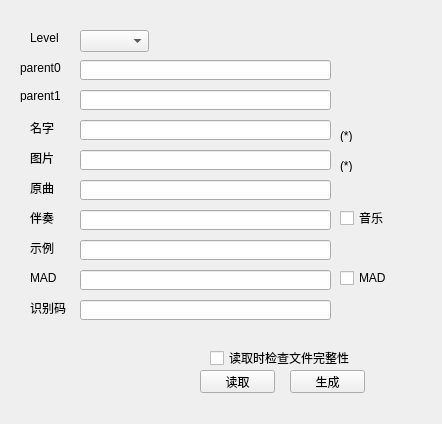
<?xml version="1.0" encoding="UTF-8"?>
<ui version="4.0">
 <class>Widget</class>
 <widget class="QWidget" name="Widget">
  <property name="geometry">
   <rect>
    <x>0</x>
    <y>0</y>
    <width>442</width>
    <height>424</height>
   </rect>
  </property>
  <property name="acceptDrops">
   <bool>true</bool>
  </property>
  <property name="windowTitle">
   <string>Widget</string>
  </property>
  <widget class="MeansLineEdit" name="ImageEdit">
   <property name="geometry">
    <rect>
     <x>80</x>
     <y>150</y>
     <width>251</width>
     <height>20</height>
    </rect>
   </property>
   <property name="acceptDrops">
    <bool>false</bool>
   </property>
  </widget>
  <widget class="MeansLineEdit" name="VideoEdit">
   <property name="geometry">
    <rect>
     <x>80</x>
     <y>270</y>
     <width>251</width>
     <height>20</height>
    </rect>
   </property>
   <property name="acceptDrops">
    <bool>false</bool>
   </property>
  </widget>
  <widget class="MeansLineEdit" name="MusicEdit1">
   <property name="geometry">
    <rect>
     <x>80</x>
     <y>180</y>
     <width>251</width>
     <height>20</height>
    </rect>
   </property>
   <property name="acceptDrops">
    <bool>false</bool>
   </property>
   <property name="readOnly">
    <bool>false</bool>
   </property>
   <property name="clearButtonEnabled">
    <bool>false</bool>
   </property>
  </widget>
  <widget class="MeansLineEdit" name="MusicEdit2">
   <property name="geometry">
    <rect>
     <x>80</x>
     <y>210</y>
     <width>251</width>
     <height>20</height>
    </rect>
   </property>
   <property name="acceptDrops">
    <bool>false</bool>
   </property>
  </widget>
  <widget class="MeansLineEdit" name="MusicEdit3">
   <property name="geometry">
    <rect>
     <x>80</x>
     <y>240</y>
     <width>251</width>
     <height>20</height>
    </rect>
   </property>
   <property name="acceptDrops">
    <bool>false</bool>
   </property>
  </widget>
  <widget class="QLabel" name="label">
   <property name="geometry">
    <rect>
     <x>30</x>
     <y>150</y>
     <width>41</width>
     <height>16</height>
    </rect>
   </property>
   <property name="text">
    <string>图片</string>
   </property>
  </widget>
  <widget class="QLabel" name="label_2">
   <property name="geometry">
    <rect>
     <x>30</x>
     <y>180</y>
     <width>41</width>
     <height>16</height>
    </rect>
   </property>
   <property name="text">
    <string>原曲</string>
   </property>
  </widget>
  <widget class="QLabel" name="label_3">
   <property name="geometry">
    <rect>
     <x>30</x>
     <y>210</y>
     <width>31</width>
     <height>16</height>
    </rect>
   </property>
   <property name="text">
    <string>伴奏</string>
   </property>
  </widget>
  <widget class="QLabel" name="label_4">
   <property name="geometry">
    <rect>
     <x>30</x>
     <y>240</y>
     <width>31</width>
     <height>16</height>
    </rect>
   </property>
   <property name="text">
    <string>示例</string>
   </property>
  </widget>
  <widget class="QLabel" name="label_5">
   <property name="geometry">
    <rect>
     <x>30</x>
     <y>270</y>
     <width>31</width>
     <height>16</height>
    </rect>
   </property>
   <property name="text">
    <string>MAD</string>
   </property>
  </widget>
  <widget class="QCheckBox" name="MusicCheck">
   <property name="geometry">
    <rect>
     <x>340</x>
     <y>210</y>
     <width>71</width>
     <height>16</height>
    </rect>
   </property>
   <property name="text">
    <string>音乐</string>
   </property>
   <property name="checked">
    <bool>false</bool>
   </property>
  </widget>
  <widget class="QCheckBox" name="VideoCheck">
   <property name="geometry">
    <rect>
     <x>340</x>
     <y>270</y>
     <width>71</width>
     <height>16</height>
    </rect>
   </property>
   <property name="text">
    <string>MAD</string>
   </property>
   <property name="checked">
    <bool>false</bool>
   </property>
  </widget>
  <widget class="QPushButton" name="OkButton">
   <property name="geometry">
    <rect>
     <x>290</x>
     <y>370</y>
     <width>75</width>
     <height>23</height>
    </rect>
   </property>
   <property name="text">
    <string>生成</string>
   </property>
  </widget>
  <widget class="QLabel" name="label_6">
   <property name="geometry">
    <rect>
     <x>30</x>
     <y>120</y>
     <width>31</width>
     <height>16</height>
    </rect>
   </property>
   <property name="text">
    <string>名字</string>
   </property>
  </widget>
  <widget class="QLineEdit" name="NameEdit">
   <property name="geometry">
    <rect>
     <x>80</x>
     <y>120</y>
     <width>251</width>
     <height>20</height>
    </rect>
   </property>
   <property name="acceptDrops">
    <bool>false</bool>
   </property>
  </widget>
  <widget class="QLabel" name="label_7">
   <property name="geometry">
    <rect>
     <x>340</x>
     <y>130</y>
     <width>54</width>
     <height>12</height>
    </rect>
   </property>
   <property name="text">
    <string>(*)</string>
   </property>
  </widget>
  <widget class="QLabel" name="label_8">
   <property name="geometry">
    <rect>
     <x>340</x>
     <y>160</y>
     <width>54</width>
     <height>12</height>
    </rect>
   </property>
   <property name="text">
    <string>(*)</string>
   </property>
  </widget>
  <widget class="QLabel" name="label_9">
   <property name="geometry">
    <rect>
     <x>30</x>
     <y>300</y>
     <width>41</width>
     <height>16</height>
    </rect>
   </property>
   <property name="text">
    <string>识别码</string>
   </property>
  </widget>
  <widget class="QLineEdit" name="CodeEdit">
   <property name="geometry">
    <rect>
     <x>80</x>
     <y>300</y>
     <width>251</width>
     <height>20</height>
    </rect>
   </property>
   <property name="acceptDrops">
    <bool>false</bool>
   </property>
   <property name="readOnly">
    <bool>true</bool>
   </property>
  </widget>
  <widget class="QComboBox" name="LevelBox">
   <property name="geometry">
    <rect>
     <x>80</x>
     <y>30</y>
     <width>69</width>
     <height>22</height>
    </rect>
   </property>
  </widget>
  <widget class="QLabel" name="label_10">
   <property name="geometry">
    <rect>
     <x>30</x>
     <y>30</y>
     <width>41</width>
     <height>16</height>
    </rect>
   </property>
   <property name="text">
    <string>Level</string>
   </property>
  </widget>
  <widget class="QLabel" name="label_11">
   <property name="geometry">
    <rect>
     <x>20</x>
     <y>60</y>
     <width>51</width>
     <height>16</height>
    </rect>
   </property>
   <property name="text">
    <string>parent0</string>
   </property>
  </widget>
  <widget class="QLabel" name="label_12">
   <property name="geometry">
    <rect>
     <x>20</x>
     <y>90</y>
     <width>54</width>
     <height>12</height>
    </rect>
   </property>
   <property name="text">
    <string>parent1</string>
   </property>
  </widget>
  <widget class="QLineEdit" name="Parent0Edit">
   <property name="geometry">
    <rect>
     <x>80</x>
     <y>60</y>
     <width>251</width>
     <height>20</height>
    </rect>
   </property>
   <property name="acceptDrops">
    <bool>false</bool>
   </property>
  </widget>
  <widget class="QLineEdit" name="Parent1Edit">
   <property name="geometry">
    <rect>
     <x>80</x>
     <y>90</y>
     <width>251</width>
     <height>20</height>
    </rect>
   </property>
   <property name="acceptDrops">
    <bool>false</bool>
   </property>
  </widget>
  <widget class="QPushButton" name="LoadButton">
   <property name="geometry">
    <rect>
     <x>200</x>
     <y>370</y>
     <width>75</width>
     <height>23</height>
    </rect>
   </property>
   <property name="text">
    <string>读取</string>
   </property>
  </widget>
  <widget class="QCheckBox" name="CheckBox">
   <property name="geometry">
    <rect>
     <x>210</x>
     <y>350</y>
     <width>141</width>
     <height>16</height>
    </rect>
   </property>
   <property name="text">
    <string>读取时检查文件完整性</string>
   </property>
  </widget>
 </widget>
 <layoutdefault spacing="6" margin="11"/>
 <customwidgets>
  <customwidget>
   <class>MeansLineEdit</class>
   <extends>QLineEdit</extends>
   <header location="global">meanslineedit.h</header>
   <slots>
    <signal>clicked()</signal>
   </slots>
  </customwidget>
 </customwidgets>
 <resources/>
 <connections/>
</ui>
